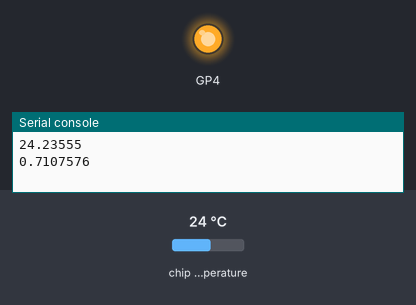
Bench run of a program on a simulated Raspberry Pi Pico running MicroPython. Shown: output pins drawn as LEDs (lit = HIGH), the last lines printed to the serial console. The test bench sets the inputs (shaded band); at power-on: chip temperature 24 °C. At 7.2 s the program stops and its outputs stay as they are.

Above: at 1.3 s.
At 6.8 s:
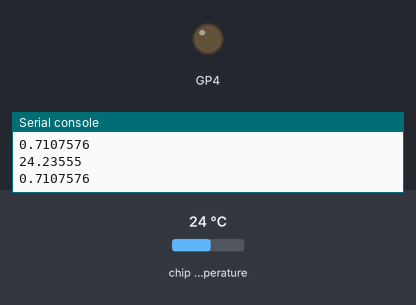
Timing chart, 0 to 8.3 s (numbered marks = the images above):
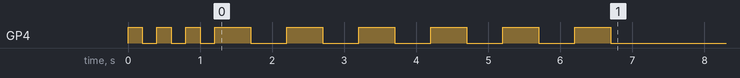

The program:

led_demo.py
```python
from machine import Pin
import utime
import machine
def led_demo(n,time,pin):
    led = Pin(pin,Pin.OUT)
    for i in range(n):
        led_on = led.value(True)
        utime.sleep(time)
        led_off = led.value(False)
        utime.sleep(time)
led_demo(3,0.2,4)

def temp_demo(n):
    sensor_temp = machine.ADC(4)
    conversion_factor = 3.3/(65535)
    for i in range(n):
        reading = sensor_temp.read_u16()*conversion_factor
        res = 27 - (reading - 0.706)/0.001721
        print(res)
        print( sensor_temp.read_u16()*3.3/65535)
        led_demo(1,0.5,4)
temp_demo(6)
```

Measured:
- by itself, GP4: goes 3 × (HIGH 0.20 s, LOW 0.20 s), 5 × (HIGH 0.50 s, LOW 0.50 s), HIGH 0.50 s, then LOW
